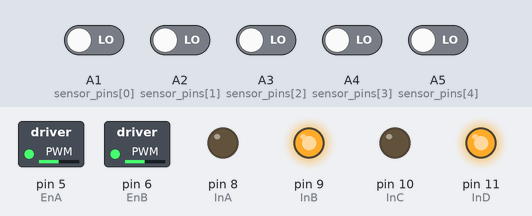
Recording of a sketch running on a simulated Arduino Uno, built with avr-gcc and run on an emulated ATmega328P. Parts: switched loads named in the sketch (green lamp = pin HIGH), output pins drawn as LEDs (lit = HIGH). The test bench sets the inputs (shaded band); at power-on: A1 (sensor_pins[0]), A2 (sensor_pins[1]), A3 (sensor_pins[2]), A4 (sensor_pins[3]), A5 (sensor_pins[4]) LOW.

Above: at 1.2 s.
1.3 s: A1 (sensor_pins[0]) driven HIGH and A2 (sensor_pins[1]) driven HIGH and A3 (sensor_pins[2]) driven HIGH and A4 (sensor_pins[3]) driven HIGH and A5 (sensor_pins[4]) driven HIGH
At 1.6 s:
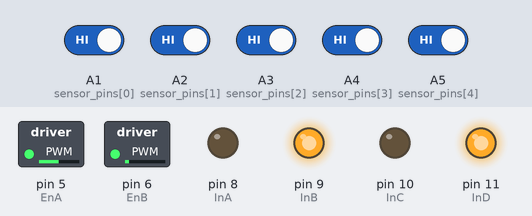
2.8 s: A4 (sensor_pins[3]) driven LOW
At 3.9 s:
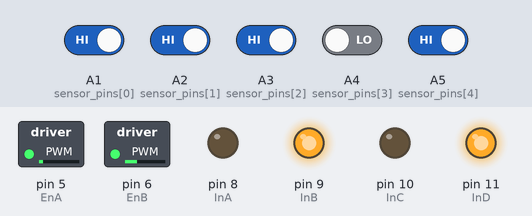
4.3 s: A3 (sensor_pins[2]) driven LOW
At 5.0 s:
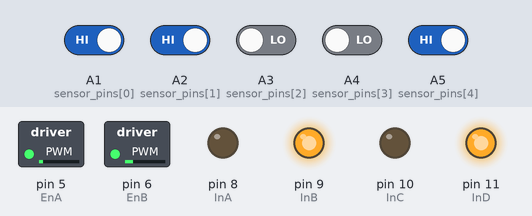
5.8 s: A3 (sensor_pins[2]) driven HIGH
At 6.2 s:
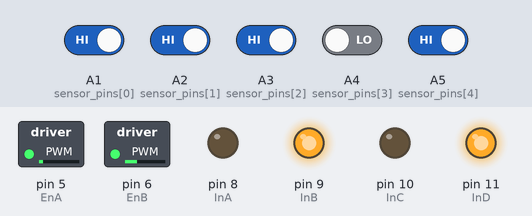
7.3 s: A5 (sensor_pins[4]) driven LOW
At 8.5 s:
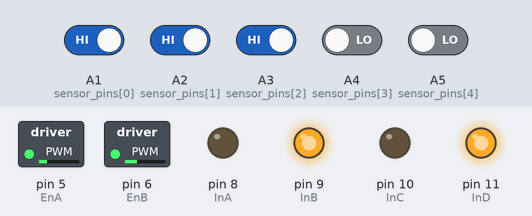
8.8 s: A1 (sensor_pins[0]) driven LOW
At 9.7 s:
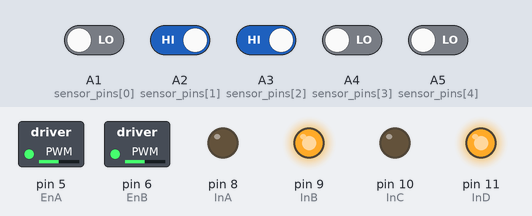
Timing chart, 0 to 11.3 s (numbered marks = the images above; inputs shaded):
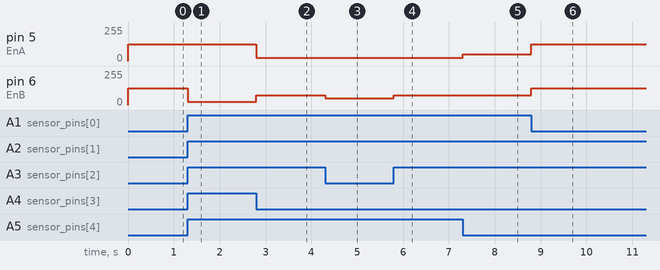

The sketch:

do_line.ino
```cpp
const int EnA = 5; // right
const int EnB = 6; // left
const int InA = 8;
const int InB = 9;
const int InC = 10;
const int InD = 11;

int error, previous_error, is_left_direction;

const int MAX_SPEED = 150;
int mask;
const int NUM_SENSORS = 5;
const int sensor_pins[NUM_SENSORS] = {A1, A2, A3, A4, A5};

int getSensor();
void control_motor(int left, int right);
void control_robot(int error);

void setup() {

    pinMode(InA, OUTPUT);
    pinMode(InB, OUTPUT);
    pinMode(InC, OUTPUT);
    pinMode(InD, OUTPUT);
    digitalWrite(InA, LOW);
    digitalWrite(InB, HIGH);
    digitalWrite(InC, LOW);
    digitalWrite(InD, HIGH);

    analogWrite(EnA, MAX_SPEED);
    analogWrite(EnB, MAX_SPEED);

    for(int i = 0; i < NUM_SENSORS; i++) {
        pinMode(sensor_pins[i], INPUT);
    }

    error = 0;
}

void loop() {
    previous_error = error;
    error = getSensor();
    if (previous_error != 5) {
      control_robot(error);
    }
}

int getSensor() {
    mask ^= mask;
    for(int i = 0; i < NUM_SENSORS; i++) {
        mask |= digitalRead(sensor_pins[i]) << i;
    }

    int left = (mask >> 1) * (mask >> 2);
    int right = (mask << 1) * (mask << 2);
    if(left + right == 0) return 0;

    error = 0;
    switch (mask) {
        case 0b00000: error = 10; break;
        case 0b11111: error = 5; break;

        case 0b10001: error = 0; break;
        case 0b10000: error = 0; break;
        case 0b11000: error = 0; break;
        case 0b11011: error = 0; break;
        case 0b00011: error = 0; break;
        case 0b00001: error = 0; break;

        case 0b11110: is_left_direction = 0; error = -4; break;
        case 0b11100: is_left_direction = 0; error = -3; break;
        case 0b11101: is_left_direction = 0; error = -2; break;
        case 0b11001: is_left_direction = 0; error = -1; break;
        case 0b10011: is_left_direction = 1; error = 1; break;
        case 0b10111: is_left_direction = 1; error = 2; break;
        case 0b00111: is_left_direction = 1; error = 3; break;
        case 0b01111: is_left_direction = 1; error = 4; break;

    }
    return error;
}

void control_motor(int left, int right) {
    analogWrite(EnA, right);
    analogWrite(EnB, left);
}

void control_robot(int error) {
    switch (error) {
        case -4: control_motor(50, 100);  break;
        case -3: control_motor(50, 75);  break;
        case -2: control_motor(25, 75);  break;
        case -1: control_motor(25, 50); break;
        case  1: control_motor(50, 25); break;
        case  2: control_motor(75, 25);  break;
        case  3: control_motor(75, 50);  break;
        case  4: control_motor(100, 50);  break;
//        case 10: control_motor(0, 0);     break;
        case  5:
            if(is_left_direction == 0)
                control_motor(25, 125);
            else
                control_motor(125, 25);
            break;
        case  0:
                control_motor(125, 125);
            break;
        default: break;
    }
}
```

Measured:
- after the input at 1.3 s, pin 6 (EnB): 125/255 → 25/255 at once
- after the input at 2.8 s, pin 5 (EnA): 125/255 → 25/255 at once; pin 6 (EnB): 25/255 → 75/255 at once
- after the input at 4.3 s, pin 6 (EnB): 75/255 → 50/255 at once
- after the input at 5.8 s, pin 6 (EnB): 50/255 → 75/255 at once
- after the input at 7.3 s, pin 5 (EnA): 25/255 → 50/255 at once
- after the input at 8.8 s, pin 5 (EnA): 50/255 → 125/255 at once; pin 6 (EnB): 75/255 → 125/255 at once
